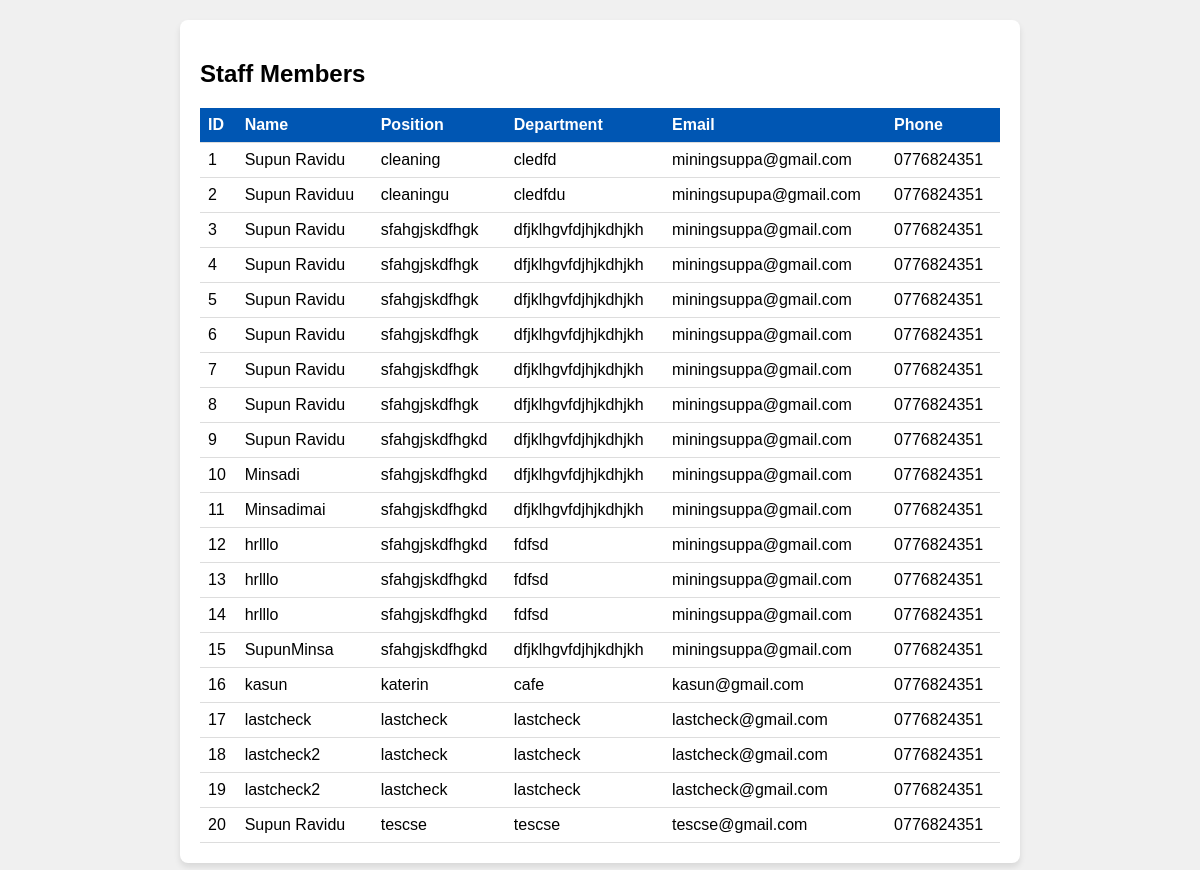
/cineplex/viewStaffMembers.php, run on the app's committed database.
### tables this page shows
CREATE TABLE `staff_members` (
  `id` int(11) NOT NULL,
  `name` varchar(255) NOT NULL,
  `position` varchar(255) NOT NULL,
  `department` varchar(255) NOT NULL,
  `email` varchar(255) NOT NULL,
  `phone` varchar(255) NOT NULL
);

### cineplex/viewStaffMembers.php (the view, shortened to what this page needs)
<!DOCTYPE html>
<html lang="en">
<head>
</head>
<body>
<div class="container">
    <h2>Staff Members</h2>
    <table>
        <tr>
            <th>ID</th>
            <th>Name</th>
            <th>Position</th>
            <th>Department</th>
            <th>Email</th>
            <th>Phone</th>
        </tr>
        <?php
        $servername = "localhost";
        $username = "root";
        $password = "";
        $dbname = "cineplex_db";
        try {
            $conn = new mysqli($servername, $username, $password, $dbname);
            $sql = "SELECT id, name, position, department, email, phone FROM staff_members";
            $result = $conn->query($sql);
            if ($result->num_rows > 0) {
                while($row = $result->fetch_assoc()) {
                    echo "<tr>
                            <td>".$row["id"]."</td>
                            <td>".$row["name"]."</td>
                            <td>".$row["position"]."</td>
                            <td>".$row["department"]."</td>
                            <td>".$row["email"]."</td>
                            <td>".$row["phone"]."</td>
                          </tr>";
                }
            } else {
                echo "<tr><td colspan='6'>No results found</td></tr>";
            }
        } catch(Exception $e) {
            echo "Message: " . $e->getMessage();
        }
        ?>
    </table>
</div>
</body>
</html>

### cineplex/viewStaffMembers.php (style rules this page uses)
body { font-family: 'Arial', sans-serif; background-color: #f0f0f0; margin: 0; padding: 20px; background-image: url('https://fellow.app/wp-content/uploads/2021/07/2-1.jpg'); background-size: cover; background-position: center; }
.container { background: white; border-radius: 8px; box-shadow: 0 4px 6px rgba(0, 0, 0, 0.1); padding: 20px; margin: auto; max-width: 800px; }
table { width: 100%; border-collapse: collapse; }
th, td { text-align: left; padding: 8px; border-bottom: 1px solid #ddd; }
th { background-color: #0056b3; color: white; }

### data on the page
staff_members: id "1", name "Supun Ravidu", position "cleaning", department "cledfd", email "miningsuppa@gmail.com", phone "0776824351"
staff_members: id "2", name "Supun Raviduu", position "cleaningu", department "cledfdu", email "miningsupupa@gmail.com", phone "0776824351"
staff_members: id "3", name "Supun Ravidu", position "sfahgjskdfhgk", department "dfjklhgvfdjhjkdhjkh", email "miningsuppa@gmail.com", phone "0776824351"
staff_members: id "4", name "Supun Ravidu", position "sfahgjskdfhgk", department "dfjklhgvfdjhjkdhjkh", email "miningsuppa@gmail.com", phone "0776824351"
staff_members: id "5", name "Supun Ravidu", position "sfahgjskdfhgk", department "dfjklhgvfdjhjkdhjkh", email "miningsuppa@gmail.com", phone "0776824351"
staff_members: id "6", name "Supun Ravidu", position "sfahgjskdfhgk", department "dfjklhgvfdjhjkdhjkh", email "miningsuppa@gmail.com", phone "0776824351"
staff_members: id "7", name "Supun Ravidu", position "sfahgjskdfhgk", department "dfjklhgvfdjhjkdhjkh", email "miningsuppa@gmail.com", phone "0776824351"
staff_members: id "8", name "Supun Ravidu", position "sfahgjskdfhgk", department "dfjklhgvfdjhjkdhjkh", email "miningsuppa@gmail.com", phone "0776824351"
staff_members: id "9", name "Supun Ravidu", position "sfahgjskdfhgkd", department "dfjklhgvfdjhjkdhjkh", email "miningsuppa@gmail.com", phone "0776824351"
staff_members: id "10", name "Minsadi", position "sfahgjskdfhgkd", department "dfjklhgvfdjhjkdhjkh", email "miningsuppa@gmail.com", phone "0776824351"
staff_members: id "11", name "Minsadimai", position "sfahgjskdfhgkd", department "dfjklhgvfdjhjkdhjkh", email "miningsuppa@gmail.com", phone "0776824351"
staff_members: id "12", name "hrlllo", position "sfahgjskdfhgkd", department "fdfsd", email "miningsuppa@gmail.com", phone "0776824351"
staff_members: id "13", name "hrlllo", position "sfahgjskdfhgkd", department "fdfsd", email "miningsuppa@gmail.com", phone "0776824351"
staff_members: id "14", name "hrlllo", position "sfahgjskdfhgkd", department "fdfsd", email "miningsuppa@gmail.com", phone "0776824351"
staff_members: id "15", name "SupunMinsa", position "sfahgjskdfhgkd", department "dfjklhgvfdjhjkdhjkh", email "miningsuppa@gmail.com", phone "0776824351"
staff_members: id "16", name "kasun", position "katerin", department "cafe", email "kasun@gmail.com", phone "0776824351"
staff_members: id "17", name "lastcheck", position "lastcheck", department "lastcheck", email "lastcheck@gmail.com", phone "0776824351"
staff_members: id "18", name "lastcheck2", position "lastcheck", department "lastcheck", email "lastcheck@gmail.com", phone "0776824351"
staff_members: id "19", name "lastcheck2", position "lastcheck", department "lastcheck", email "lastcheck@gmail.com", phone "0776824351"
staff_members: id "20", name "Supun Ravidu", position "tescse", department "tescse", email "tescse@gmail.com", phone "0776824351"
